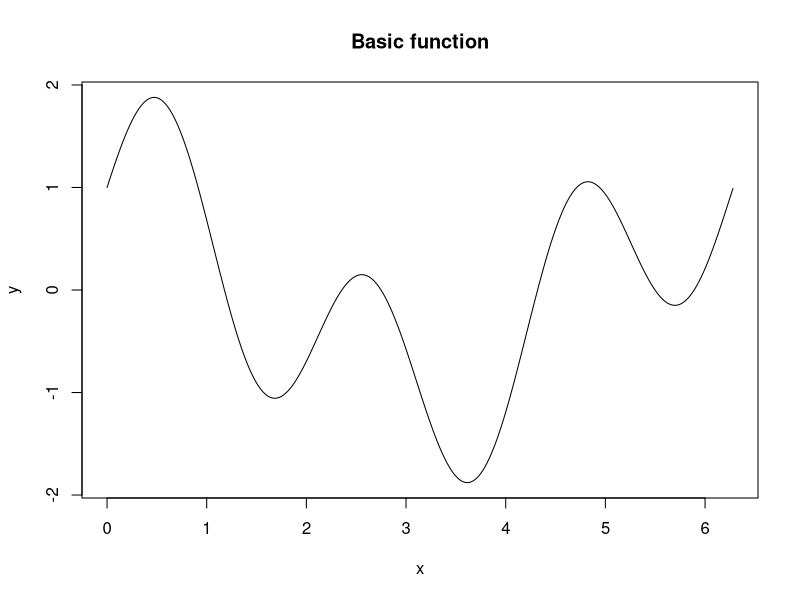

The R source for this figure:
y <- function(x) {
  return (sin(3 * x) + cos(x))
}

custom_plot <- function(x, y, head_title) {
  plot.new()
  plot(x, y, type = "l", xlab = "x", ylab = "y", main = head_title)
}

N <- 16
T <- 2 * pi

a <- 0
b <- a + T

basic_xdots <- seq(a, b, by = 0.01)
basic_ydots <- y(basic_xdots)
custom_plot(basic_xdots, basic_ydots, "Basic function")

xdots <- seq(0, N - 1, by = 1)
